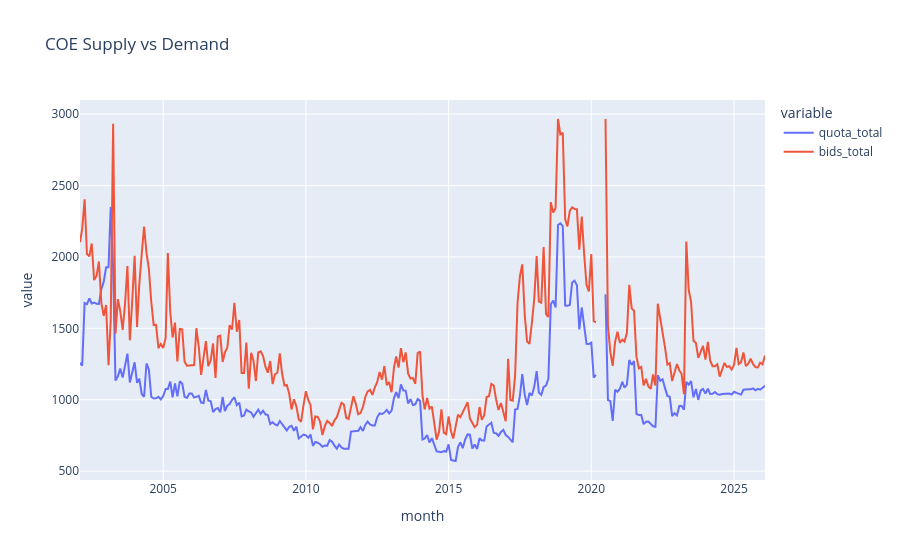

Notebook code for this chart:
### Code cell
import plotly.express as px

px.line(
    df,
    x="month",
    y=["quota_total", "bids_total"],
    title="COE Supply vs Demand"
).show()

### Figure 1 — Plotly figure (JSON) as saved in the notebook; plotly's stock layout.template omitted (floating-point values rounded to 4 significant figures; data arrays with more than 128 entries replaced by an {"elided": "..."} marker saying what was removed)
{"data": [{"hovertemplate": "variable=quota_total<br>month=%{x}<br>value=%{y}<extra></extra>", "legendgroup": "quota_total", "line": {"color": "#636efa", "dash": "solid"}, "marker": {"symbol": "circle"}, "mode": "lines", "name": "quota_total", "orientation": "v", "showlegend": true, "type": "scatter", "x": {"elided": "289 str values"}, "xaxis": "x", "y": {"elided": "289 int values"}, "yaxis": "y"}, {"hovertemplate": "variable=bids_total<br>month=%{x}<br>value=%{y}<extra></extra>", "legendgroup": "bids_total", "line": {"color": "#EF553B", "dash": "solid"}, "marker": {"symbol": "circle"}, "mode": "lines", "name": "bids_total", "orientation": "v", "showlegend": true, "type": "scatter", "x": {"elided": "289 str values"}, "xaxis": "x", "y": {"elided": "289 int values"}, "yaxis": "y"}], "layout": {"legend": {"title": {"text": "variable"}, "tracegroupgap": 0}, "title": {"text": "COE Supply vs Demand"}, "xaxis": {"anchor": "y", "domain": [0, 1], "title": {"text": "month"}}, "yaxis": {"anchor": "x", "domain": [0, 1], "title": {"text": "value"}}}}
